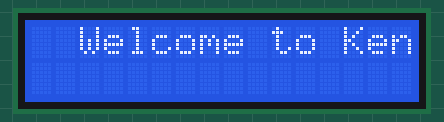
Recording of a sketch running on a simulated Arduino Uno, built with avr-gcc and run on an emulated ATmega328P. Parts: 16×2 character LCD.

Above: at 1.1 s.
At 6.7 s:
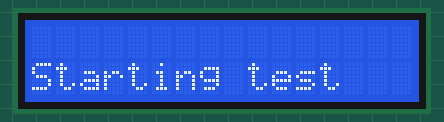
At 7.7 s:
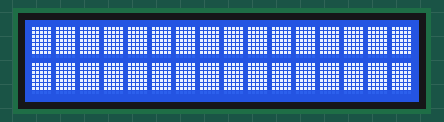
At 11.7 s:
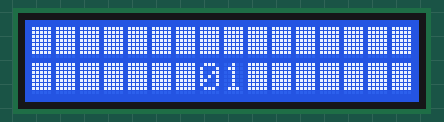
At 25.81 s:
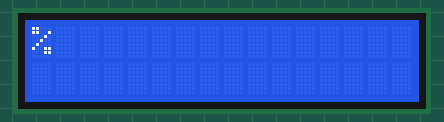
At 39.85 s:
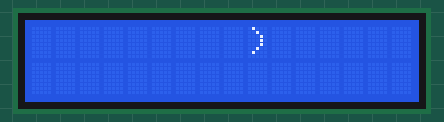

Measured:
- what the display in image 1 shows lasts 1.0 s, from 6.6 s to 7.6 s
- what the display in image 2 shows lasts 2.0 s, from 7.6 s to 9.6 s

The sketch:

lcd_test.ino
```cpp
/*
Test LCD Character Program

Used to test for properly functioning LCD displays.

This scetch has multiple modes for testing. See PRINT_MODE value below.

  The circuit:
 * LCD RS pin to digital pin 12
 * LCD Enable pin to digital pin 11
 * LCD D4 pin to digital pin 5
 * LCD D5 pin to digital pin 4
 * LCD D6 pin to digital pin 3
 * LCD D7 pin to digital pin 2
 * LCD R/W pin to ground
 * LCD VSS pin to ground
 * LCD VCC pin to 5V
 * 10K resistor:
 * ends to +5V and ground
 * wiper to LCD VO pin (pin 3)


 Originally created 05 May 2017
 by Kenny Ascheri

 */

// include the library code:
#include <LiquidCrystal.h>

// Constant values declared here
const int NUMBER_OF_CHARS = 190;
// 0 = iterate through all characters before moving to next position
// 1 = iterate through all positions before moving to next character
const int PRINT_MODE = 1;


// initialize the library with the numbers of the interface pins
LiquidCrystal lcd(12, 11, 5, 4, 3, 2);

byte smiley[8] = {
  B00000,
  B10001,
  B00000,
  B00000,
  B10001,
  B01110,
  B00000,
};

byte all_pixels[8] = {
  B11111,
  B11111,
  B11111,
  B11111,
  B11111,
  B11111,
  B11111
};

// HD44780 LCD Character Set found here: https://web.stanford.edu/class/ee281/handouts/lcd_tutorial.pdf
byte charSet[NUMBER_OF_CHARS] = {
            B00100001,B00100000,B00100011,B00100100,B00100101,B00100110,B00100111,B00101000,B00101001,B00101010,B00101011,B00101100,B00101101,B00101110,B00101111,
  B00110000,B00110001,B00110010,B00110011,B00110100,B00110101,B00110110,B00110111,B00111000,B00111001,B00111010,B00111011,B00111100,B00111101,B00111110,B00111111,
  B01000000,B01000001,B01000010,B01000011,B01000100,B01000101,B01000110,B01000111,B01001000,B01001001,B01001010,B01001011,B01001100,B01001101,B01001110,B01001111,
  B01010000,B01010001,B01010010,B01010011,B01010100,B01010101,B01010110,B01010111,B01011000,B01011001,B01011010,B01011011,B01011100,B01011101,B01011110,B01011111,
  B01100000,B01100001,B01100010,B01100011,B01100100,B01100101,B01100110,B01100111,B01101000,B01101001,B01101010,B01101011,B01101100,B01101101,B01101110,B01101111,
  B01110000,B01110001,B01110010,B01110011,B01110100,B01110101,B01110110,B01110111,B01111000,B01111001,B01111010,B01111011,B01111100,B01111101,B01111110,B01111111,
            B10100001,B10100010,B10100011,B10100100,B10100101,B10100110,B10100111,B10101000,B10101001,B10101010,B10101011,B10101100,B10101101,B10101110,B10101111,
  B10110000,B10110001,B10110010,B10110011,B10110100,B10110101,B10110110,B10110111,B10111000,B10111001,B10111010,B10111011,B10111100,B10111101,B10111110,B10111111,
  B11000000,B11000001,B11000010,B11000011,B11000100,B11000101,B11000110,B11000111,B11001000,B11001001,B11001010,B11001011,B11001100,B11001101,B11001110,B11001111,
  B11010000,B11010001,B11010010,B11010011,B11010100,B11010101,B11010110,B11010111,B11011000,B11011001,B11011010,B11011011,B11011100,B11011101,B11011110,B11011111,
  B11100000,B11100001,B11100010,B11100011,B11100100,B11100101,B11100110,B11100111,B11101000,B11101001,B11101010,B11101011,B11101100,B11101101,B11101110,B11101111,
  B11110000,B11110001,B11110010,B11110011,B11110100,B11110101,B11110110,B11110111,B11111000,B11111001,B11111010,B11111011,B11111100,B11111101,B11111110,B11111111
};

void showSmiley() {
  lcd.clear();
  lcd.createChar(0,smiley);
  lcd.write(byte(0));
}

void setup() {
  // set up the LCD's number of columns and rows:
  lcd.begin(16, 2);
  // Delay for good measure
  delay(1000);
  // Print a message to the LCD.
  String welcome_message = "Welcome to Kenny's Testing Program...";
  lcd.setCursor(3,0);
  lcd.print(welcome_message);
  // scroll 16 positions (display length + string length) to the left
  // to move it back to center:
  for (int positionCounter = 0; positionCounter < welcome_message.length(); positionCounter++) {
    // scroll one position left:
    lcd.scrollDisplayLeft();
    // wait a bit:
    delay(150);
  }

  lcd.clear();
  lcd.setCursor(0,1);
  lcd.print("Starting test");

  delay(1000);
}

void loop() {
  // test all pixels
  doAllPixelsTest();

  // check the print_mode value
  if (PRINT_MODE == 0) {
    for (int i = 0; i < 2; i++) {
      for (int j=0;j<16;j++) {
        for (int z=0;z<NUMBER_OF_CHARS;z++) {
          lcd.clear();
          lcd.setCursor(j,i);
          lcd.write(charSet[z]);
          delay(100);
        }
      }
    }
  } else if (PRINT_MODE == 1) {
    for (int l=0;l<NUMBER_OF_CHARS;l++) {
      for (int i = 0; i < 2; i++) {
        for (int j=0;j<16;j++) {
          lcd.clear();
          lcd.setCursor(j,i);
          lcd.write(charSet[l]);
          delay(100);
        }
      }
    }
  }
}

void doAllPixelsTest() {
  // crete custom character
  lcd.createChar(0,all_pixels);
  // check all pixels first
  for (int i=0;i<2;i++) {
    for (int j=0;j<16;j++) {
      lcd.setCursor(j,i);
      lcd.write(byte(0));
    }
  }
  delay(2000);
  for (int i=3;i>0;i--) {
    lcd.setCursor(7,1);
    lcd.print("0");
    lcd.print(i);
    delay(1000);
  }
  lcd.clear();
}
```
